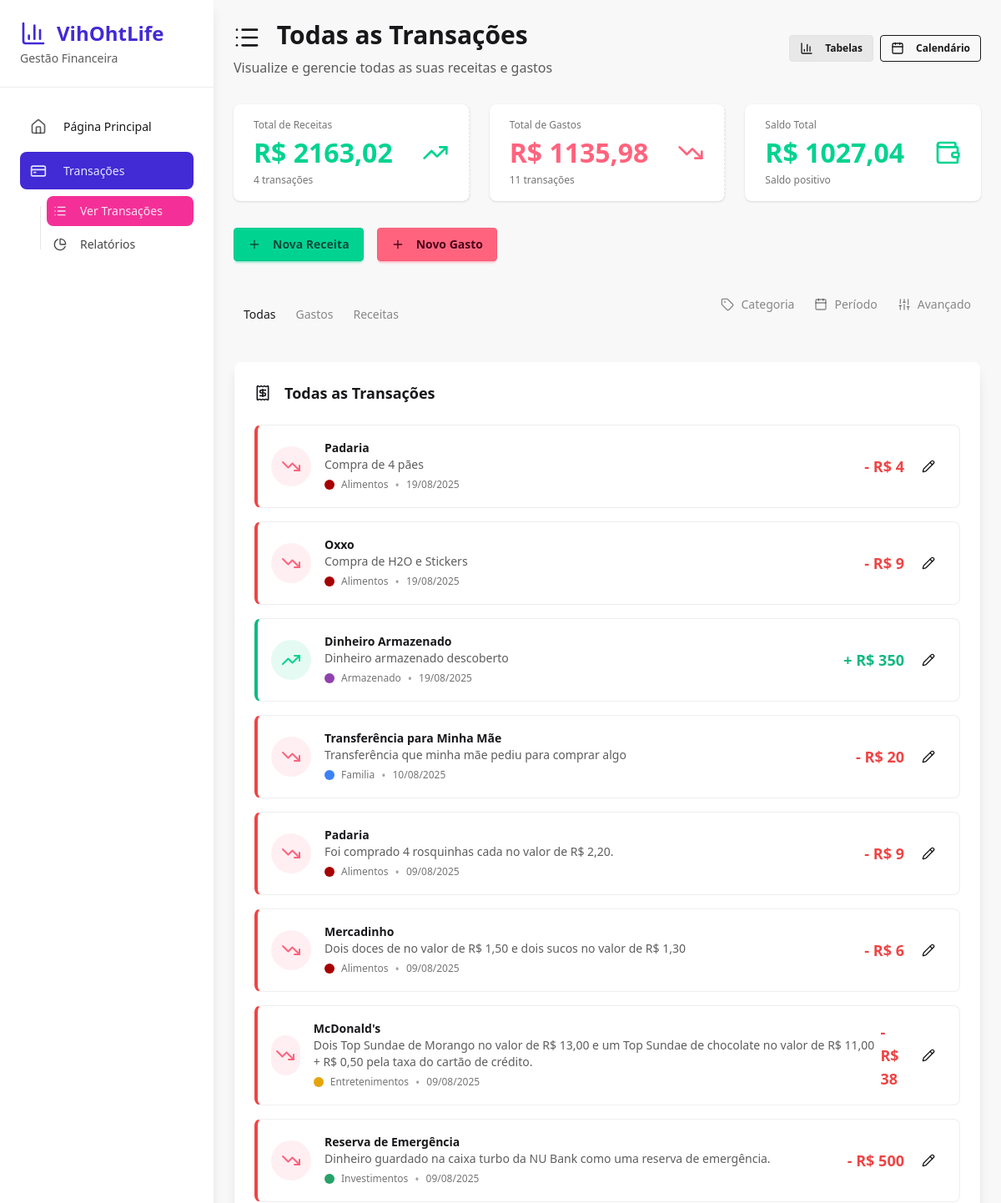
Page /finance/transactions/ (signed in, upper part) on the earlier database version.
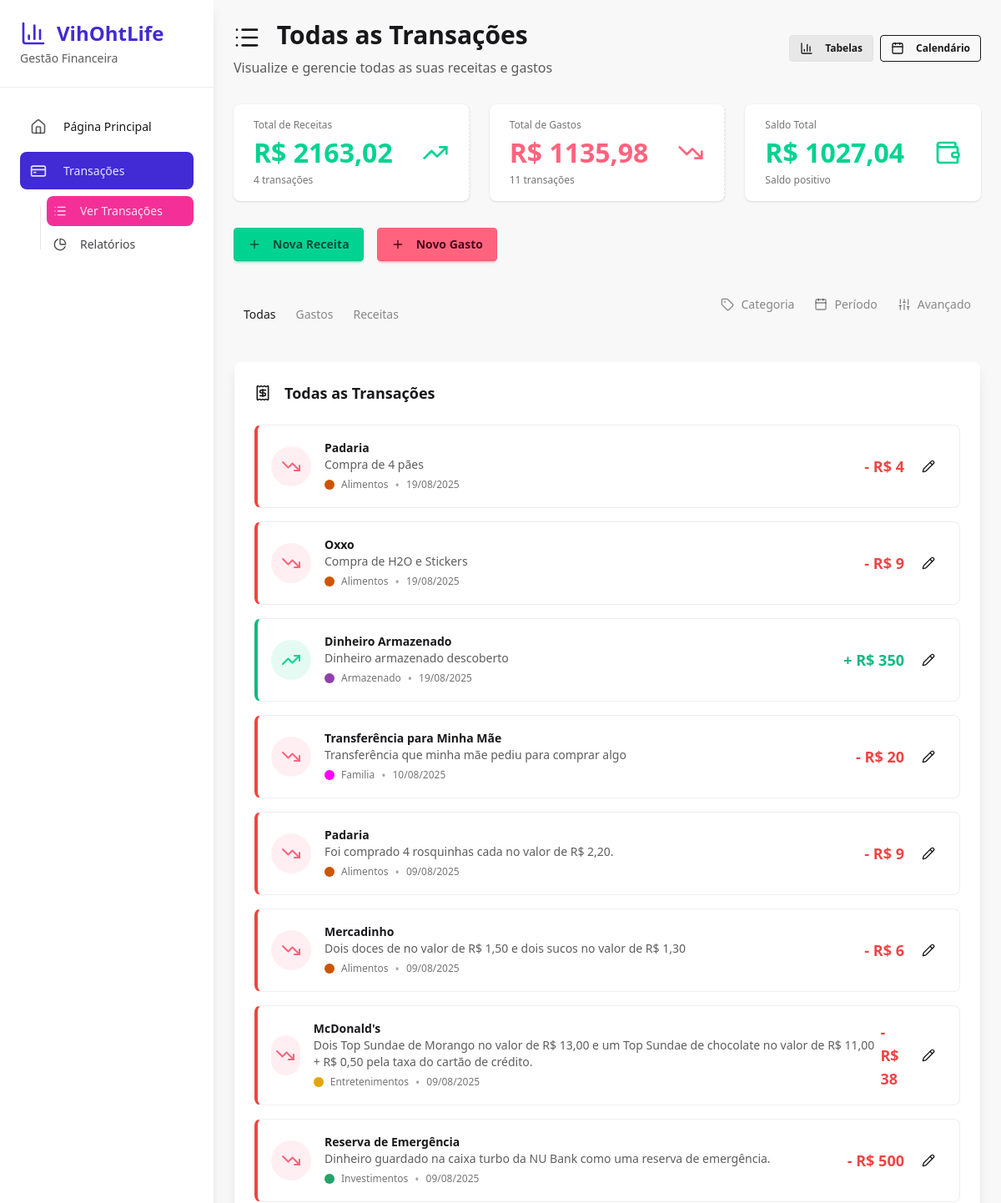
Same page on the later database version.
### finance_manager/models.py (models this page shows, shortened)
class ExpenseCategory(models.Model):
    user = models.ForeignKey(settings.AUTH_USER_MODEL, on_delete=models.CASCADE)
    name = models.CharField(max_length=100, unique=True)
    description = models.CharField(max_length=300)
    color = ColorField(default="#FFFFFF")
    class Meta:
        verbose_name_plural = "Expense Categories"
        unique_together = ["user", "name"]  # Prevent duplicate category names per user

class Expenses(models.Model):
    user = models.ForeignKey(settings.AUTH_USER_MODEL, on_delete=models.CASCADE)
    category = models.ForeignKey(
        ExpenseCategory, on_delete=models.CASCADE, null=True, blank=True
    )
    created_at = models.DateTimeField(auto_now_add=True)
    spent_at = models.DateField()
    description = models.CharField(max_length=100)
    detailed_description = models.CharField(max_length=600)
    amount = models.IntegerField()

### finance_manager/views.py (the view)
# urls.py: path("transactions/", views.transactions, name="transactions"),
@login_required
def transactions(request):
    expenses = Expenses.objects.filter(user=request.user).order_by("-spent_at")
    incomes = Incomes.objects.filter(user=request.user).order_by("-received_at")
    all_transactions = []
    for expense in expenses:
        all_transactions.append(
            {
                "type": "expense",
                "id": expense.id,
                "description": expense.description,
                "detailed_description": expense.detailed_description,
                "amount": expense.amount,
                "date": expense.spent_at,
                "category": expense.category,
                "object": expense,
            }
        )
    for income in incomes:
        all_transactions.append(
            {
                "type": "income",
                "id": income.id,
                "description": income.description,
                "detailed_description": income.detailed_description,
                "amount": income.amount,
                "date": income.received_at,
                "category": income.category,
                "object": income,
            }
        )
    all_transactions.sort(key=lambda x: x["date"], reverse=True)
    expense_categories = ExpenseCategory.objects.filter(user=request.user)
    income_categories = IncomeCategorys.objects.filter(user=request.user)
    total_expenses = sum([x.amount for x in expenses])
    total_incomes = sum([x.amount for x in incomes])
    balance = total_incomes - total_expenses
    def format_amount(amount):
        return f"{amount // 100},{amount % 100:02n}"
    return render(
        request,
        "finance_manager/transactions.html",
        {
            "expenses": expenses,
            "incomes": incomes,
            "all_transactions": all_transactions,
            "expense_categories": expense_categories,
            "income_categories": income_categories,
            "total_expenses": format_amount(total_expenses),
            "total_incomes": format_amount(total_incomes),
            "balance": format_amount(balance),
            "balance_raw": balance,
        },
    )

### templates/finance_manager/transactions.html (shortened to what the changed rows need)
{% extends "finance_manager/base.html" %}
{% load static %}
{% block finance_head %}
<link href="{% static 'css/transaction-filters.css' %}" rel="stylesheet" type="text/css" />
{% endblock %}
{% block finance_content %}
<div class="max-w-7xl mx-auto">
   <div class='mb-8  flex items-center justify-between'>
    <div>
      <h1 class="text-3xl font-bold text-base-content mb-2">
        <i data-lucide="list" class="w-8 h-8 inline-block mr-3"></i>
        Todas as Transações
      </h1>
    </div>
  </div>
  <div id="all-tab" class="tab-content hidden">
    <div class="card bg-base-100 shadow-lg">
      <div class="card-body">
        <h2 class="card-title mb-4">
          <i data-lucide="receipt" class="w-5 h-5 mr-2"></i>
          Todas as Transações
        </h2>
        {% if all_transactions %}
          <div class="space-y-4">
            {% for transaction in all_transactions %}
              {% if transaction.type == 'income' %}
                <div class="transaction-card income-border bg-base-100 border border-base-300 rounded-lg p-4 flex items-center justify-between">
                  <div class="flex items-center space-x-4">
                    <div class="w-12 h-12 bg-success/10 rounded-full flex items-center justify-center">
                      <i data-lucide="trending-up" class="w-6 h-6 text-success"></i>
                    </div>
                    <div>
                      <h3 class="font-semibold text-base-content">{{ transaction.description }}</h3>
                      <p class="text-sm text-base-content/70">{{ transaction.detailed_description|default:"Sem descrição detalhada" }}</p>
                      <div class="flex items-center mt-1">
                        {% if transaction.category %}
                          <span class="category-indicator" style="background-color: {{ transaction.category.color }}"></span>
                          <span class="text-xs text-base-content/60">{{ transaction.category.name }}</span>
                        {% else %}
                          <span class="text-xs text-base-content/60">Sem categoria</span>
                        {% endif %}
                        <span class="mx-2 text-base-content/40">•</span>
                        <span class="text-xs text-base-content/60">{{ transaction.date|date:"d/m/Y" }}</span>
                      </div>
                    </div>
                  </div>
                  <div class="flex items-center space-x-2">
                    <span class="text-lg font-bold amount-income">+ R$ {% widthratio transaction.amount 100 1 %}</span>
                    <button class="btn btn-ghost btn-sm" onclick="openEditIncomeModal({{ transaction.id }}, '{{ transaction.description|escapejs }}', '{{ transaction.detailed_description|default:""|escapejs }}', '{{ transaction.date|date:"Y-m-d" }}', {{ transaction.amount }}, {{ transaction.category.id|default:"null" }})">
                      <i data-lucide="pencil" class="w-4 h-4"></i>
                    </button>
                  </div>
                </div>
              {% else %}
                <div class="transaction-card expense-border bg-base-100 border border-base-300 rounded-lg p-4 flex items-center justify-between">
                  <div class="flex items-center space-x-4">
                    <div class="w-12 h-12 bg-error/10 rounded-full flex items-center justify-center">
                      <i data-lucide="trending-down" class="w-6 h-6 text-error"></i>
                    </div>
                    <div>
                      <h3 class="font-semibold text-base-content">{{ transaction.description }}</h3>
                      <p class="text-sm text-base-content/70">{{ transaction.detailed_description|default:"Sem descrição detalhada" }}</p>
                      <div class="flex items-center mt-1">
                        {% if transaction.category %}
                          <span class="category-indicator" style="background-color: {{ transaction.category.color }}"></span>
                          <span class="text-xs text-base-content/60">{{ transaction.category.name }}</span>
                        {% else %}
                          <span class="text-xs text-base-content/60">Sem categoria</span>
                        {% endif %}
                        <span class="mx-2 text-base-content/40">•</span>
                        <span class="text-xs text-base-content/60">{{ transaction.date|date:"d/m/Y" }}</span>
                      </div>
                    </div>
                  </div>
                  <div class="flex items-center space-x-2">
                    <span class="text-lg font-bold amount-expense">- R$ {% widthratio transaction.amount 100 1 %}</span>
                    <button class="btn btn-ghost btn-sm" onclick="openEditExpenseModal({{ transaction.id }}, '{{ transaction.description|escapejs }}', '{{ transaction.detailed_description|default:""|escapejs }}', '{{ transaction.date|date:"Y-m-d" }}', {{ transaction.amount }}, {{ transaction.category.id|default:"null" }})">
                      <i data-lucide="pencil" class="w-4 h-4"></i>
                    </button>
                  </div>
                </div>
              {% endif %}
            {% endfor %}
          </div>
        {% endif %}
      </div>
    </div>
  </div>
</div>
{% endblock %}

Differences in the rows shown:
changed ExpenseCategory "Alimentos": color "#a60000" → "#CC5500" (drawn)
changed ExpenseCategory "Familia": color "#3b82f6" → "#FF00FF" (drawn)
